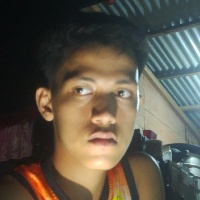
#> input picture datasets/faces/M0001/1.jpg, 200 x 200 px; its folder holds only this picture in this run
$ python train_face.py
#> lines starting #> are read from the running program, lines starting #| are printed output that depends on the picture
import cv2
import os
import json
import numpy as np

# ================= PATHS =================
DATASET_PATH = "datasets/faces"
MODEL_PATH = "biometrics/face/lbph_model.yml"
LABELS_PATH = "biometrics/face/labels.json"

# ================= INIT =================
recognizer = cv2.face.LBPHFaceRecognizer_create()

face_cascade = cv2.CascadeClassifier(
    cv2.data.haarcascades +
    "haarcascade_frontalface_default.xml"
)

# ================= STORAGE =================
x_train = []
y_labels = []

labels = {}
current_id = 0

# ================= USERS =================
users = sorted(os.listdir(DATASET_PATH))

print("\n=== TRAINING STARTED ===\n")

for user_id in users:

    user_path = os.path.join(
        DATASET_PATH,
        user_id
    )

    if not os.path.isdir(user_path):
        continue

    print(f"[TRAINING] {user_id}")

    labels[current_id] = user_id

    for img_name in os.listdir(user_path):

        img_path = os.path.join(
            user_path,
            img_name
        )

        # ================= READ =================
        image = cv2.imread(img_path)
#> image is the input picture: shape (200, 200, 3); mean B, G, R 74.2, 86.5, 92.8

        if image is None:
            continue

        gray = cv2.cvtColor(
            image,
            cv2.COLOR_BGR2GRAY
        )
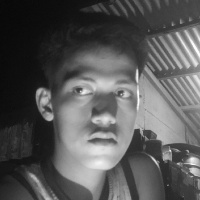
#> gray: shape (200, 200); min 7, max 253, mean 87

        # ================= DETECT =================
        faces = face_cascade.detectMultiScale(
            gray,
            scaleFactor=1.1,
            minNeighbors=5,
            minSize=(80, 80)
        )
#> faces = [[38, 54, 108, 108]]

        for (x, y, w, h) in faces:

            roi = gray[y:y+h, x:x+w]

            roi = cv2.resize(
                roi,
                (100, 100)
            )

            x_train.append(roi)
            y_labels.append(current_id)
#> this loop made 1 pass
#> pass 1, `roi = gray[y:y+h, x:x+w]`:
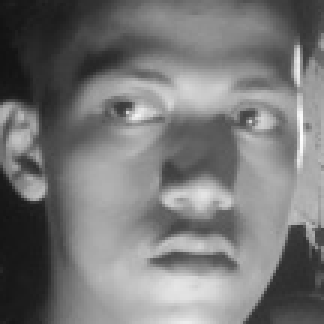
#> roi: shape (108, 108) (shown 3 times larger); min 18, max 253, mean 119.3
#> pass 1, `roi = cv2.resize( roi, (100, 100) )`:
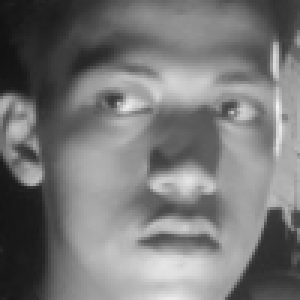
#> roi: shape (100, 100) (shown 3 times larger); min 18, max 244, mean 119.1
#> after the loop, x_train = 1 item; y_labels = [0]

    current_id += 1
#> pass 2 of the loop `for user_id in users:`:
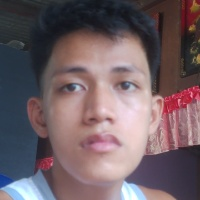
#> input picture datasets/faces/M0002/1.jpg, 200 x 200 px
#> image is the input picture: shape (200, 200, 3); mean B, G, R 100.7, 95.5, 112.8
#> `gray = cv2.cvtColor( image, cv2.COLOR_BGR2GRAY )`:
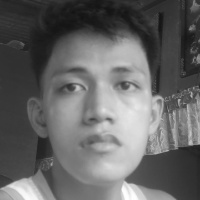
#> gray: shape (200, 200); min 19, max 255, mean 101.2
#> faces = [[32, 33, 135, 135]]
#> the loop `for (x, y, w, h) in faces: ` made 1 pass
#> pass 1, `roi = gray[y:y+h, x:x+w]`:
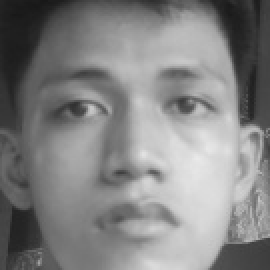
#> roi: shape (135, 135) (shown 2 times larger); min 24, max 234, mean 130.9
#> after the loop `for (x, y, w, h) in faces:`: x_train = 2 items; y_labels = [0, 1]

# ================= TRAIN =================
if len(x_train) == 0:

    print("[ERROR] No faces found")
    exit()

recognizer.train(
    x_train,
    np.array(y_labels)
)

# ================= SAVE MODEL =================
os.makedirs(
    "biometrics/face",
    exist_ok=True
)

recognizer.save(MODEL_PATH)

# ================= SAVE LABELS =================
with open(LABELS_PATH, "w") as f:
    json.dump(labels, f)

print("\n=== TRAINING COMPLETE ===")
print("LABELS:", labels)
print("TOTAL FACES:", len(x_train))
#| TOTAL FACES: 2
print("MODEL SAVED ✔")
